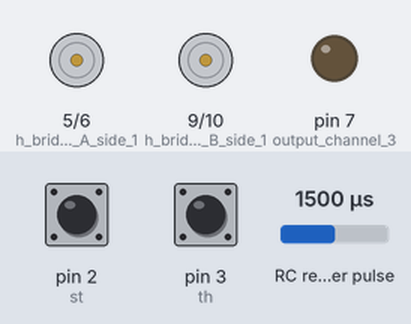
Simulated run of this sketch. Board: Arduino Uno, built with avr-gcc and run on an emulated ATmega328P. Shown: motor-driver pin pairs drawn as motors (green arrow = first pin HIGH = forward, orange = second pin HIGH = backward, longer = more drive), output pins drawn as LEDs (lit = HIGH). Wiring (inferred from the names in the program): RC receiver channel: data pin 4. The inputs (shaded band) are chosen by the test bench; at power-on: RC receiver pulse 1500 µs, pin 2 (st) LOW, pin 3 (th) LOW. What the sketch prints to the serial monitor is not drawn.

Above: at 1.2 s.
1.3 s: RC receiver pulse (sensor on pin 4) set to 1488 µs
3.5 s: RC receiver pulse (sensor on pin 4) set to 1471 µs
At 5.2 s:
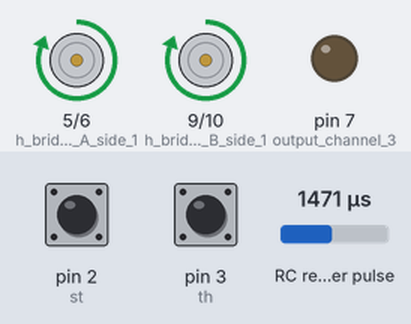
5.5 s: RC receiver pulse (sensor on pin 4) set to 1500 µs
At 6.8 s:
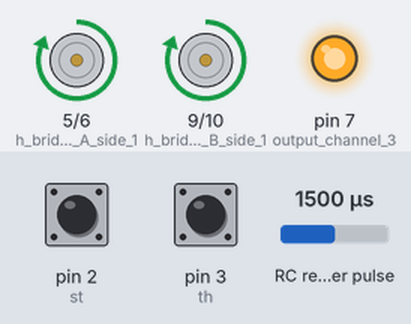
7.6 s: RC receiver pulse (sensor on pin 4) set to 1020 µs
At 9.4 s:
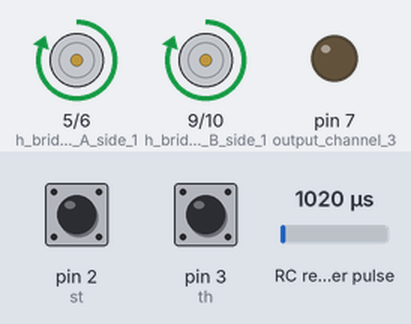
9.7 s: pin 2 (st) pulsed HIGH 5 times (0.12 s each, 0.3 s apart)
At 12.3 s:
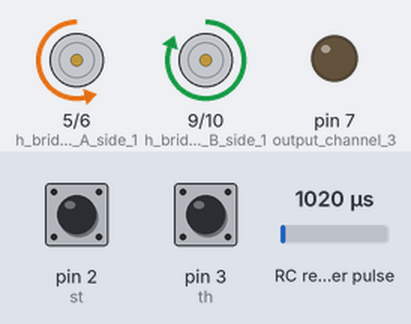
14.2 s: pin 3 (th) pulsed HIGH 5 times (0.12 s each, 0.3 s apart)
At 16.2 s:
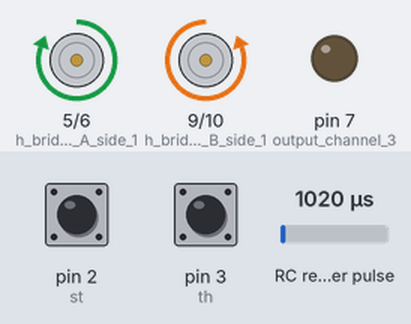
Timing chart, 0 to 18.8 s (numbered marks = the images above; inputs shaded):
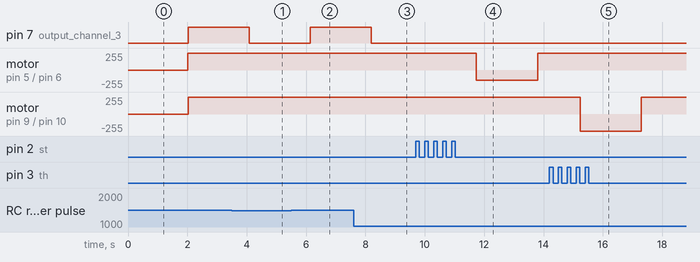

The sketch:

zeca_stratus.ino
```cpp
void setup() {
  // put your setup code here, to run once:
  Serial.begin(9600); // open the serial port at 9600 bps:
  Serial.println("inicio");
  pinMode(2, INPUT); // st (ch 1)
  pinMode(3, INPUT); // th (ch 2)
  pinMode(4, INPUT); // ch 3

  pinMode(5, OUTPUT); // h bridge motor A side 1
  pinMode(6, OUTPUT); // h bridge motor A side 2

  pinMode(7, OUTPUT); // output channel 3

  pinMode(9, OUTPUT); // h bridge motor B side 1
  pinMode(10, OUTPUT); // h bridge motor B side 2

}

int min_st = 990;
int max_st = 1460;

int min_th = 990;
int max_th = 1460;

void loop() {
  unsigned long st = pulseIn(2, HIGH); // 985 - 1470 - 1890
  unsigned long th = pulseIn(3, HIGH); // 986 - 1470 - 1970;
  unsigned long ch3 = pulseIn(4, HIGH);

  min_st = min(min_st, st);
  max_st = max(max_st, st);

  min_th = min(min_th, th);
  max_th = max(max_th, th);


  //Serial.println(st);
  //Serial.println(th);
  //Serial.println(ch3);

  if (st < 1460) {
    int pwm_A_1 = map(st, min_st, 1460, 255, 0);
    analogWrite(5, pwm_A_1);
    analogWrite(6, 0);

    //    digitalWrite(5, HIGH);
    //    digitalWrite(6, LOW);

  } else if (st > 1480) {
    analogWrite(5, 0);
    int pwm_A_2 = map(st, 1480, max_st, 0, 255);
    analogWrite(6, pwm_A_2);

    //    digitalWrite(5, LOW);
    //    digitalWrite(6, HIGH);
  } else {
    digitalWrite(5, LOW);
    digitalWrite(6, LOW);
  }

  if (th < 1460) {
    int pwm_A_1 = map(th, min_th, 1460, 255, 0);
    analogWrite(9, pwm_A_1);
    analogWrite(10, 0);
    //    digitalWrite(9, HIGH;
    //    digitalWrite(10, LOW);
  } else if (th > 1480) {
    analogWrite(9, 0);
    int pwm_A_2 = map(th, 1480, max_th, 0, 255);
    analogWrite(10, pwm_A_2);
    //    digitalWrite(9, LOW);
    //    digitalWrite(10, HIGH);
  } else {
    digitalWrite(9, LOW);
    digitalWrite(10, LOW);
  }

  if (ch3 < 1480) {
    digitalWrite(7, LOW);
  } else {
    digitalWrite(7, HIGH);
  }

  delay(50);

}
```

Measured:
- the behaviour switches between 1479 and 1478 µs on RC receiver pulse (sensor on pin 4) (found by bisection; images 0 and 1)
- after the input at 3.5 s, pin 7 (output_channel_3): HIGH → LOW after 0.58 s
- after the input at 5.5 s, pin 7 (output_channel_3): LOW → HIGH after 0.64 s
- after the input at 7.6 s, pin 7 (output_channel_3): HIGH → LOW after 0.60 s
- after the input at 9.7 s, motor on pin 5 (h_bridge_motor_A_side_1) / pin 6 (h_bridge_motor_A_side_2): forward 255/255 → backward 152/255 after 2.0 s, → forward 255/255 2.1 s later
- after the input at 14.2 s, motor on pin 9 (h_bridge_motor_B_side_1) / pin 10 (h_bridge_motor_B_side_2): forward 255/255 → backward 255/255 after 1.0 s, → forward 255/255 2.1 s later
